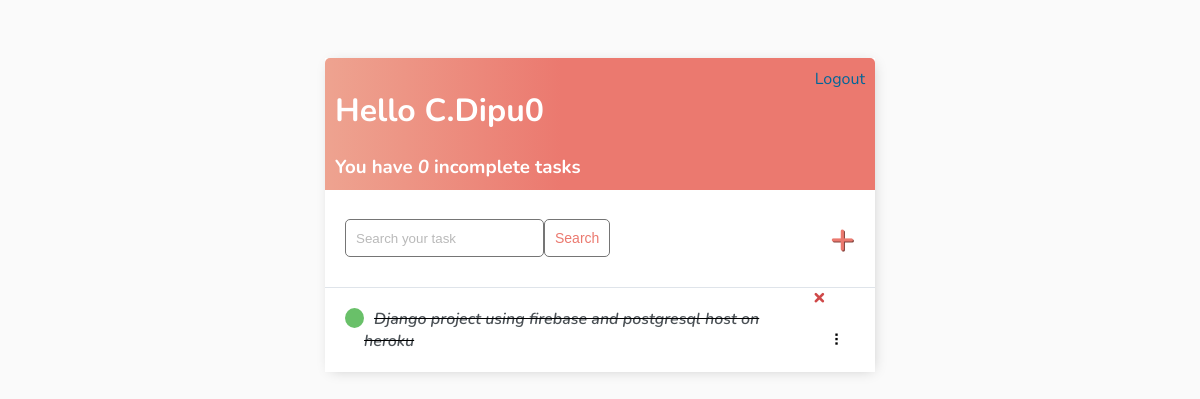
The app's page / (signed in), older data.
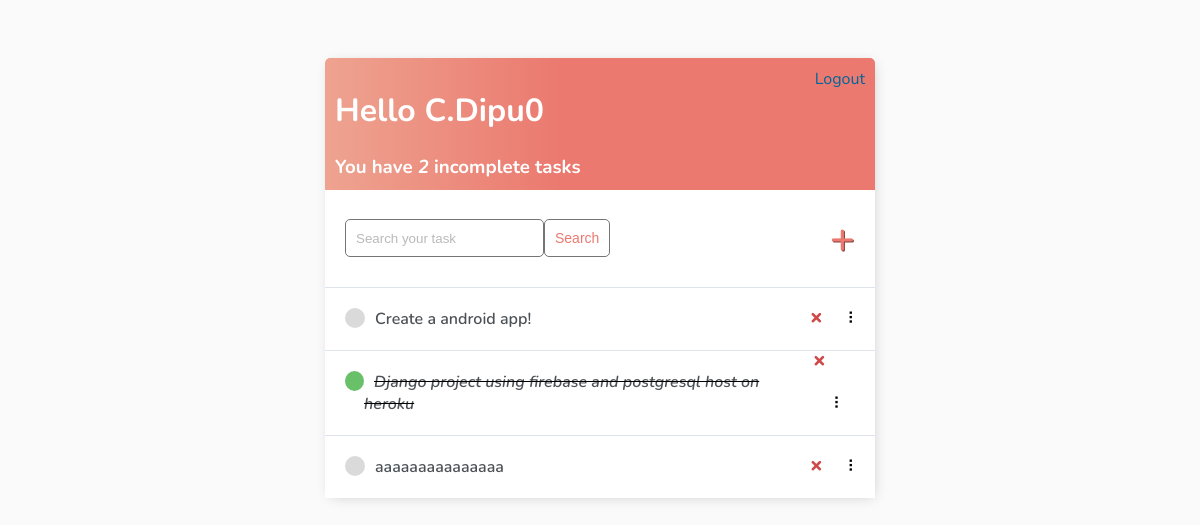
The same page, newer data.
### todolistapp/models.py (models this page shows)
class Task(models.Model):
    user = models.ForeignKey(User, on_delete=models.CASCADE, null=True, blank=True)
    title =models.CharField(max_length=300)
    description = models.TextField(null=True, blank=True)
    complete = models.BooleanField(default=False)
    created = models.DateTimeField(auto_now_add=True)
    def __str__(self):
        return self.title

### todolistapp/views.py (the view)
# urls.py: path('', TaskList.as_view(), name='tasks'),
class TaskList(LoginRequiredMixin, ListView):
    model = Task
    context_object_name = 'tasks'
    def get_context_data(self, **kwargs):
        context = super().get_context_data(**kwargs)
        context['tasks'] = context['tasks'].filter(user=self.request.user)
        context['count'] = context['tasks'].filter(complete=False).count()
        search_input = self.request.GET.get('search-area') or ''
        if search_input:
            context['tasks'] = context['tasks'].filter(
                title__contains=search_input)
        context['search_input'] = search_input
        return context

### todolistapp/templates/todolistapp/task_list.html (shortened to what this page needs)
{% extends 'todolistapp/main.html' %} {% block content %}
<div class="header-bar">
    <div>
        <h1>Hello {{request.user|title}}</h1>
        <h3 style="margin:0">You have <i>{{count}}</i> incomplete task{{ count|pluralize:"s" }}</h3>
    </div>
    {% if request.user.is_authenticated %}
    <form action="{% url 'logout' %}" method="post" style="display:inline;">
        <button type="submit" style="background:none!important; border:none; padding:0!important; font: inherit; color:#069; cursor:pointer;">Logout</button>
    </form>
    {% else %}
    <a href="{% url 'login' %}">Login</a>
    {% endif %}
</div>
<div id="search-add-wrapper">
    <form method="GET" style="display: flex;">
        <input type='text' name='search-area' placeholder="Search your task" value="{{search_input}}">
        <input class="button" type="submit" value='Search'>
    </form>
    {% if tasks|length > 0 %}
    <a id="add-link" href="{% url 'task-create' %}">&#x2b;</a>
    {% endif %}
</div>
<div id="tasklist" class="task-items-wrapper">
    {% for task in tasks %}
    <div class="task-wrapper" data-position="{{task.pk}}">
        <div class="task-title">
            {% if task.complete %}
            <div class="task-complete-icon"></div>
            <i><s><a href="{% url 'task-update' task.id %}">{{task}}</a></s></i> {% else %}
            <div class="task-incomplete-icon"></div>
            <a href="{% url 'task-update' task.id %}">{{task}}</a> {% endif %}
        </div>
        <div class="task-controls">
            <a class="delete-link" href="{% url 'task-delete' task.id %}">&#215;</a>
            <span class="handle">&nbsp;&#10247;</span>
        </div>
    </div>
    {% empty %}
    <div style="text-align: center; padding-bottom: 10px; line-height: 1em;">
        <h3>No new tasks are created.</h3>
        <h3>Create a <a style="text-decoration: none; color: #e53935;" href="{% url 'task-create' %}">New task</a> !
        </h3>
    </div>
    {% endfor %}
</div>
{% endblock content %}

Row changes from the older to the newer data that the page shows:
now on this page (row edited): Task: title "Create a android app!"
added Task: title "aaaaaaaaaaaaaaa"
Text that changed along with them:
{{ count }}: "0" → "2"
